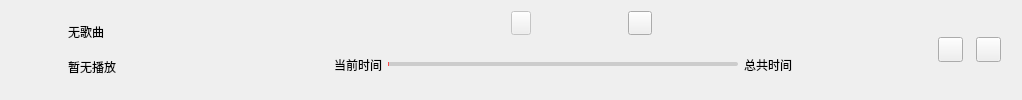
     <widget class="QWidget" name="widget" native="true">
      <property name="minimumSize">
       <size>
        <width>0</width>
        <height>55</height>
       </size>
      </property>
      <layout class="QHBoxLayout" name="horizontalLayout_6">
       <item>
        <widget class="QLabel" name="label_singer_pic">
         <property name="minimumSize">
          <size>
           <width>51</width>
           <height>51</height>
          </size>
         </property>
         <property name="maximumSize">
          <size>
           <width>51</width>
           <height>51</height>
          </size>
         </property>
         <property name="cursor">
          <cursorShape>PointingHandCursor</cursorShape>
         </property>
         <property name="styleSheet">
          <string notr="true">border-radius:6px;
border-image: url(:/image/statusImage/unKnowSinger.png);
</string>
         </property>
         <property name="text">
          <string/>
         </property>
        </widget>
       </item>
       <item>
        <layout class="QVBoxLayout" name="verticalLayout_2">
         <item>
          <layout class="QHBoxLayout" name="horizontalLayout_2">
           <item>
            <widget class="QLabel" name="label_song_name">
             <property name="minimumSize">
              <size>
               <width>120</width>
               <height>16</height>
              </size>
             </property>
             <property name="maximumSize">
              <size>
               <width>120</width>
               <height>16</height>
              </size>
             </property>
             <property name="text">
              <string>无歌曲</string>
             </property>
            </widget>
           </item>
          </layout>
         </item>
         <item>
          <widget class="QLabel" name="label_singer_name">
           <property name="minimumSize">
            <size>
             <width>100</width>
             <height>15</height>
            </size>
           </property>
           <property name="maximumSize">
            <size>
             <width>100</width>
             <height>15</height>
            </size>
           </property>
           <property name="text">
            <string>暂无播放</string>
           </property>
          </widget>
         </item>
        </layout>
       </item>
       <item>
        <spacer name="horizontalSpacer_11">
         <property name="orientation">
          <enum>Qt::Horizontal</enum>
         </property>
         <property name="sizeHint" stdset="0">
          <size>
           <width>30</width>
           <height>20</height>
          </size>
         </property>
        </spacer>
       </item>
       <item>
        <layout class="QVBoxLayout" name="verticalLayout_3">
         <item>
          <layout class="QHBoxLayout" name="horizontalLayout_3">
           <item>
            <spacer name="horizontalSpacer_16">
             <property name="orientation">
              <enum>Qt::Horizontal</enum>
             </property>
             <property name="sizeHint" stdset="0">
              <size>
               <width>140</width>
               <height>16</height>
              </size>
             </property>
            </spacer>
           </item>
           <item>
            <widget class="QPushButton" name="btn_lastMusic">
             <property name="enabled">
              <bool>false</bool>
             </property>
             <property name="maximumSize">
              <size>
               <width>20</width>
               <height>20</height>
              </size>
             </property>
             <property name="font">
              <font>
               <stylestrategy>PreferAntialias</stylestrategy>
              </font>
             </property>
             <property name="cursor">
              <cursorShape>PointingHandCursor</cursorShape>
             </property>
             <property name="toolTip">
              <string>上一首</string>
             </property>
             <property name="styleSheet">
              <string notr="true">QPushButton
{
	border-style:hidden;
	border-image: url(:/image/statusImage/last_unselected.png);
}</string>
             </property>
             <property name="text">
              <string/>
             </property>
            </widget>
           </item>
           <item>
            <spacer name="horizontalSpacer_19">
             <property name="orientation">
              <enum>Qt::Horizontal</enum>
             </property>
             <property name="sizeType">
              <enum>QSizePolicy::Fixed</enum>
             </property>
             <property name="sizeHint" stdset="0">
              <size>
               <width>40</width>
               <height>20</height>
              </size>
             </property>
            </spacer>
           </item>
           <item>
            <widget class="QPushButton" name="btn_pauseMusic">
             <property name="enabled">
              <bool>false</bool>
             </property>
             <property name="maximumSize">
              <size>
               <width>20</width>
               <height>24</height>
              </size>
             </property>
             <property name="cursor">
              <cursorShape>PointingHandCursor</cursorShape>
             </property>
             <property name="toolTip">
              <string/>
             </property>
             <property name="styleSheet">
              <string notr="true">QPushButton
{
	border-style:hidden;
	/*border-image: url(:/image/statusImage/play.png);*/
	
	border-image: url(:/image/statusImage/pause_unselected.png);
}
QPushButton:hover
{
	border-style:hidden;
};</string>
             </property>
             <property name="text">
              <string/>
             </property>
             <property name="iconSize">
              <size>
               <width>20</width>
               <height>20</height>
              </size>
             </property>
             <property name="checkable">
              <bool>true</bool>
             </property>
             <property name="checked">
              <bool>false</bool>
             </property>
            </widget>
           </item>
           <item>
            <spacer name="horizontalSpacer_20">
             <property name="orientation">
              <enum>Qt::Horizontal</enum>
             </property>
             <property name="sizeType">
              <enum>QSizePolicy::Fixed</enum>
             </property>
             <property name="sizeHint" stdset="0">
              <size>
               <width>40</width>
               <height>20</height>
              </size>
             </property>
            </spacer>
           </item>
           <item>
            <widget class="QPushButton" name="btn_nextMusic">
             <property name="enabled">
              <bool>false</bool>
             </property>
             <property name="maximumSize">
              <size>
               <width>20</width>
               <height>20</height>
              </size>
             </property>
             <property name="cursor">
              <cursorShape>PointingHandCursor</cursorShape>
             </property>
             <property name="toolTip">
              <string>下一首</string>
             </property>
             <property name="styleSheet">
              <string notr="true">QPushButton
{
	border-style:hidden;
	border-image: url(:/image/statusImage/next_unselected.png);
}</string>
             </property>
             <property name="text">
              <string/>
             </property>
            </widget>
           </item>
           <item>
            <spacer name="horizontalSpacer_26">
             <property name="orientation">
              <enum>Qt::Horizontal</enum>
             </property>
             <property name="sizeType">
              <enum>QSizePolicy::Fixed</enum>
             </property>
             <property name="sizeHint" stdset="0">
              <size>
               <width>25</width>
               <height>20</height>
              </size>
             </property>
            </spacer>
           </item>
           <item>
            <widget class="QPushButton" name="btn_play_mode">
             <property name="minimumSize">
              <size>
               <width>24</width>
               <height>24</height>
              </size>
             </property>
             <property name="maximumSize">
              <size>
               <width>24</width>
               <height>24</height>
              </size>
             </property>
             <property name="cursor">
              <cursorShape>PointingHandCursor</cursorShape>
             </property>
             <property name="styleSheet">
              <string notr="true">QPushButton
{
	border-style:hidden;
	
	border-image: url(:/image/statusImage/play_cycle.png);
}
QPushButton:hover
{
	border-style:hidden;
	border-image: url(:/image/statusImage/play_cycle_hover.png);
};
</string>
             </property>
             <property name="text">
              <string/>
             </property>
            </widget>
           </item>
           <item>
            <spacer name="horizontalSpacer_18">
             <property name="orientation">
              <enum>Qt::Horizontal</enum>
             </property>
             <property name="sizeType">
              <enum>QSizePolicy::Expanding</enum>
             </property>
             <property name="sizeHint" stdset="0">
              <size>
               <width>140</width>
               <height>16</height>
              </size>
             </property>
            </spacer>
           </item>
           <item>
            <spacer name="horizontalSpacer_17">
             <property name="orientation">
              <enum>Qt::Horizontal</enum>
             </property>
             <property name="sizeType">
              <enum>QSizePolicy::Fixed</enum>
             </property>
             <property name="sizeHint" stdset="0">
              <size>
               <width>30</width>
               <height>16</height>
              </size>
             </property>
            </spacer>
           </item>
          </layout>
         </item>
         <item>
          <layout class="QHBoxLayout" name="horizontalLayout_4">
           <item>
            <spacer name="horizontalSpacer_14">
             <property name="orientation">
              <enum>Qt::Horizontal</enum>
             </property>
             <property name="sizeHint" stdset="0">
              <size>
               <width>110</width>
               <height>20</height>
              </size>
             </property>
            </spacer>
           </item>
           <item>
            <widget class="QLabel" name="label_time_start">
             <property name="text">
              <string>当前时间</string>
             </property>
            </widget>
           </item>
           <item>
            <widget class="QSlider" name="song_slider">
             <property name="minimumSize">
              <size>
               <width>350</width>
               <height>15</height>
              </size>
             </property>
             <property name="maximumSize">
              <size>
               <width>350</width>
               <height>15</height>
              </size>
             </property>
             <property name="cursor">
              <cursorShape>ArrowCursor</cursorShape>
             </property>
             <property name="styleSheet">
              <string notr="true">QSlider::groove:horizontal {
    background: rgb(204, 204, 204);
    height: 4px;
    border-radius: 2px;  /* 确保槽的边角是圆滑的 */
    margin: 2px 0; /* 增加槽的上下边距，以确保手柄能完全显示 */
}

QSlider::groove:horizontal:hover {
    background: rgb(204, 204, 204);
    height: 6px;
    border-radius: 3px;  /* 确保槽的边角是圆滑的 */
    margin: 2px 0; /* 增加槽的上下边距，以确保手柄能完全显示 */
}

QSlider::sub-page:horizontal {
    background: rgb(255, 78, 78);
    height: 4px;
    border-radius: 2px;  /* 确保槽的边角是圆滑的 */
    margin: 2px 0; /* 增加槽的上下边距，以确保手柄能完全显示 */
}

QSlider::sub-page:horizontal:hover {
    background: rgb(255, 78, 78);
    height: 6px;
    border-radius: 3px;  /* 确保槽的边角是圆滑的 */
    margin: 2px 0; /* 增加槽的上下边距，以确保手柄能完全显示 */
}

QSlider::handle:horizontal {	
    border-image: url(:/image/statusImage/handle3.png);	
    width: 10px;
    height: 10px;  /* 确保图片显示正确 */
    margin: -3px 0px -3px 0px;  /* 通过调整上边距和下边距，确保手柄居中 */
}
</string>
             </property>
             <property name="orientation">
              <enum>Qt::Horizontal</enum>
             </property>
            </widget>
           </item>
           <item>
            <widget class="QLabel" name="label_time">
             <property name="text">
              <string>总共时间</string>
             </property>
            </widget>
           </item>
           <item>
            <spacer name="horizontalSpacer_15">
             <property name="orientation">
              <enum>Qt::Horizontal</enum>
             </property>
             <property name="sizeHint" stdset="0">
              <size>
               <width>110</width>
               <height>20</height>
              </size>
             </property>
            </spacer>
           </item>
          </layout>
         </item>
        </layout>
       </item>
       <item>
        <spacer name="horizontalSpacer_12">
         <property name="orientation">
          <enum>Qt::Horizontal</enum>
         </property>
         <property name="sizeHint" stdset="0">
          <size>
           <width>30</width>
           <height>20</height>
          </size>
         </property>
        </spacer>
       </item>
       <item>
        <layout class="QHBoxLayout" name="horizontalLayout_5">
         <property name="spacing">
          <number>13</number>
         </property>
         <item>
          <widget class="QPushButton" name="btn_volume">
           <property name="maximumSize">
            <size>
             <width>25</width>
             <height>25</height>
            </size>
           </property>
           <property name="cursor">
            <cursorShape>PointingHandCursor</cursorShape>
           </property>
           <property name="mouseTracking">
            <bool>true</bool>
           </property>
           <property name="toolTip">
            <string>音量</string>
           </property>
           <property name="styleSheet">
            <string notr="true">QPushButton
{
	border-style:hidden;
	border-image: url(:/image/statusImage/volume.png);
}
QPushButton:hover
{
	border-style:hidden;
	border-image: url(:/image/statusImage/volume-hover.png);
};</string>
           </property>
           <property name="text">
            <string/>
           </property>
           <property name="checkable">
            <bool>true</bool>
           </property>
          </widget>
         </item>
         <item>
          <widget class="QPushButton" name="play_song_list">
           <property name="maximumSize">
            <size>
             <width>25</width>
             <height>25</height>
            </size>
           </property>
           <property name="cursor">
            <cursorShape>PointingHandCursor</cursorShape>
           </property>
           <property name="toolTip">
            <string>播放列表</string>
           </property>
           <property name="styleSheet">
            <string notr="true">QPushButton
{
	border-style:hidden;
	border-image: url(:/image/statusImage/playlist.png);
}
QPushButton:hover
{
	border-style:hidden;
	border-image: url(:/image/statusImage/playlist-hover.png);
};</string>
           </property>
           <property name="text">
            <string/>
           </property>
          </widget>
         </item>
        </layout>
       </item>
       <item>
        <spacer name="horizontalSpacer_13">
         <property name="orientation">
          <enum>Qt::Horizontal</enum>
         </property>
         <property name="sizeType">
          <enum>QSizePolicy::Fixed</enum>
         </property>
         <property name="sizeHint" stdset="0">
          <size>
           <width>10</width>
           <height>20</height>
          </size>
         </property>
        </spacer>
       </item>
      </layout>
     </widget>
